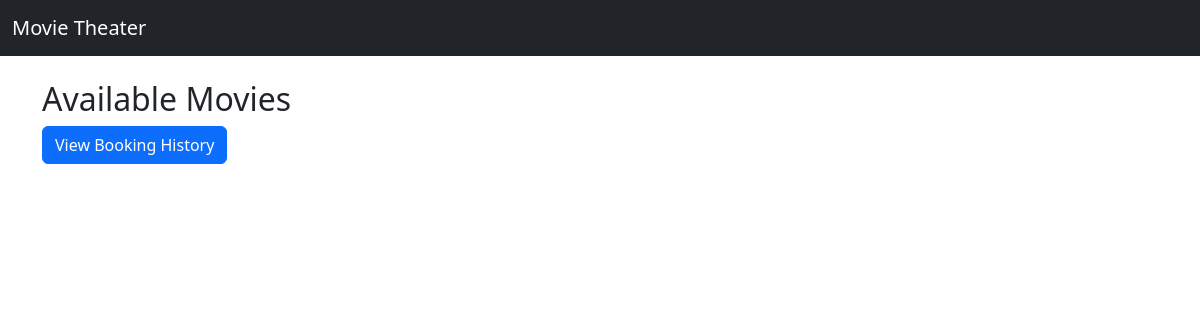
The app's page /, older data.
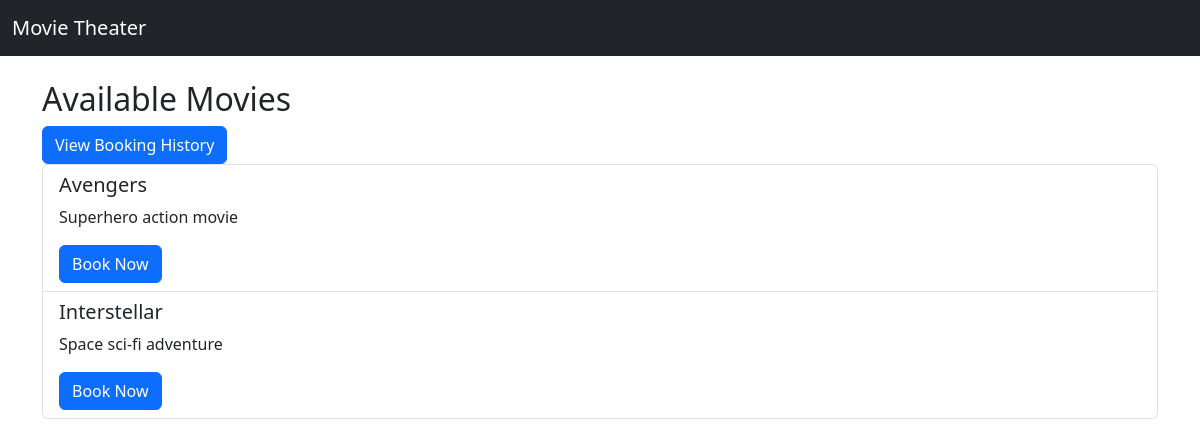
The same page, newer data.
### bookings/models.py (models this page shows, shortened)
class Movie(models.Model):
    title = models.CharField(max_length=200)
    description = models.TextField()
    release_date = models.DateField()
    duration = models.IntegerField(help_text="Duration in minutes")

### bookings/views.py (the view)
# urls.py: path('', views.movie_list, name='movie_list'),              # Movie list page
def movie_list(request):
    movies = Movie.objects.all() #get all movies from db
    return render(request, 'bookings/movie_list.html', {
        'movies': movies
    })

### bookings/templates/bookings/movie_list.html (shortened to what this page needs)
{% extends 'bookings/base.html' %}
{% block content %}
<h2>Available Movies</h2>
<a href="{% url 'booking_history' %}" class="btn btn-primary">
    View Booking History
</a>
<ul class="list-group" >
    {% for movie in movies %}
    <li class="list-group-item">
        <h5>{{ movie.title }}</h5>
        <p>{{ movie.description }}</p>
        <a href="{% url 'book_seat' movie.id %}" class="btn btn-primary">
            Book Now
        </a>
    </li>
    {% endfor %}
</ul>
{% endblock %}

Row changes from the older to the newer data that the page shows:
added Movie: title "Avengers", description "Superhero action movie"
added Movie: title "Interstellar", description "Space sci-fi adventure"
